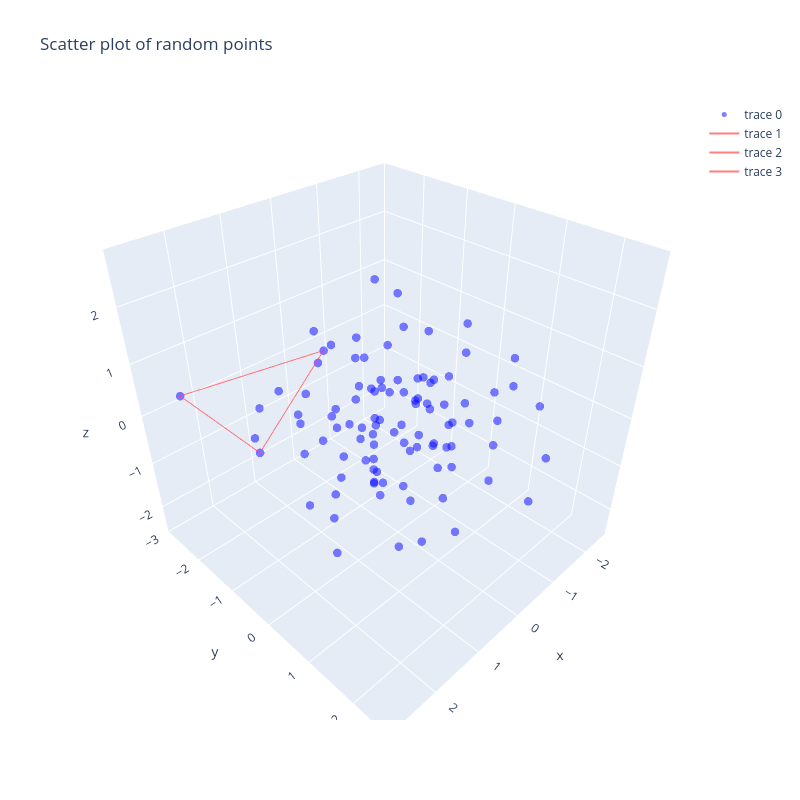

Write notebook code for a chart like this one.
### Code cell
scatters = []
scatter_all = go.Scatter3d(
    x=points[:, 0],
    y=points[:, 1],
    z=points[:, 2],
    mode="markers+text",
    marker=dict(size=5, color="rgba(0,0,255,0.5)"),
    # text=[str(i) for i in range(num_points)],
    textposition="top center",
)

scatters.append(scatter_all)
# fig = go.Figure(data=scatters + hyperplane_scatters + face_scatters)
fig = go.Figure(data=scatters + scatter_edges)
fig.update_layout(
    title="Scatter plot of random points",
    width=800,
    height=800,
)
fig.show()
